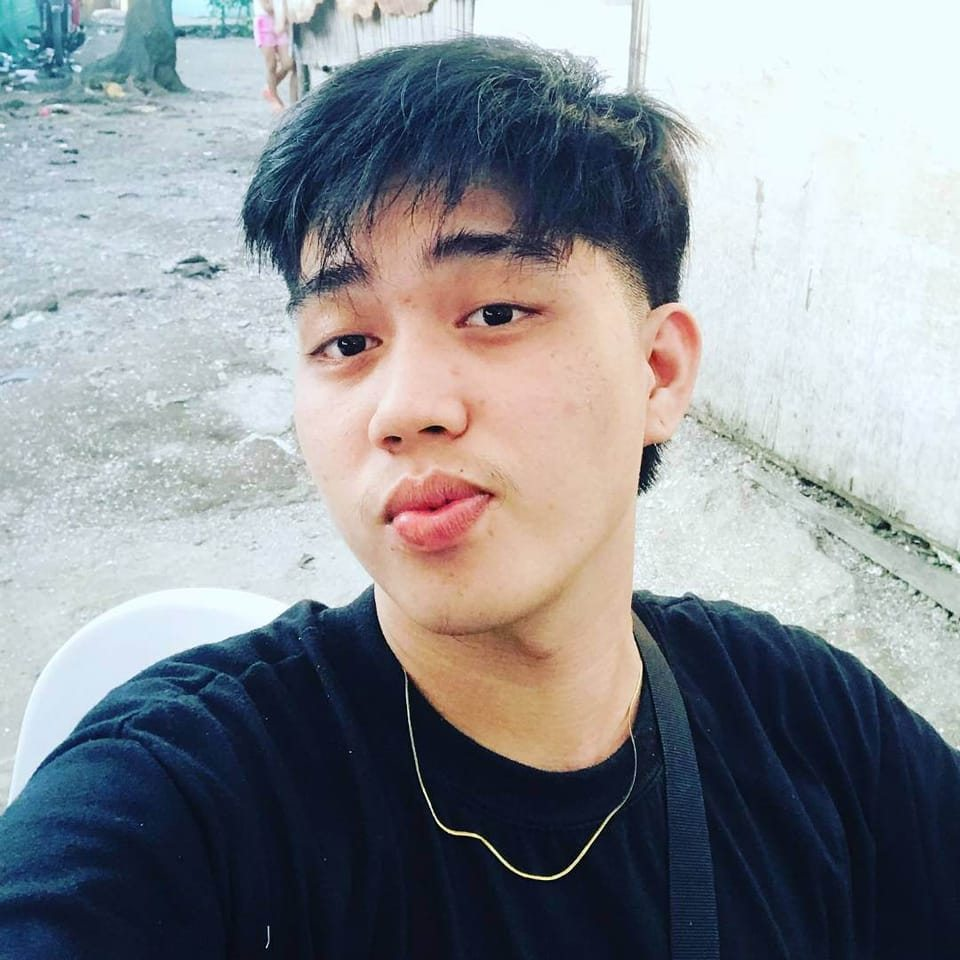
#> input picture Exersice2/jandel1.jpg, 960 x 960 px, found by its file name
$ jupyter execute 4B_MAGPANTAY_EXER3.ipynb
#> lines starting #> are read from the running program, lines starting #| are printed output that depends on the picture; after the words box and inside, x2 and y2 are one past the last pixel; in counts of white or black regions, pixels touching at a corner belong together
<a href="https://colab.research.google.com/github/HEVNAGI/CSST106-CS4B/blob/main/4B_MAGPANTAY_EXER3.ipynb" target="_parent"></a>

# ***Advanced Feature Extraction and Image Processing***

# **Exercise 1: Harris Corner Detection**

[cell 1]
import cv2
import numpy as np
from google.colab.patches import cv2_imshow

# 1. Load the image
image = cv2.imread('/content/jandel1.jpg')
#> image is the input picture: shape (960, 960, 3); mean B, G, R 148.3, 143.1, 139.1

# 2. Convert the image to grayscale
gray_image = cv2.cvtColor(image, cv2.COLOR_BGR2GRAY)

# 3. Convert to float32 (required by cornerHarris)
gray_image_float = np.float32(gray_image)

# 4. Apply Harris Corner Detection
dst = cv2.cornerHarris(gray_image_float, blockSize=2, ksize=3, k=0.04)

# 5. Dilate result for marking the corners
dst = cv2.dilate(dst, None)

# 6. Convert grayscale to a 3-channel image (to mark corners in red)
gray_image_color = cv2.cvtColor(gray_image, cv2.COLOR_GRAY2BGR)

# 7. Threshold the corners and mark them in red
gray_image_color[dst > 0.01 * dst.max()] = [0, 0, 255]
#> gray_image_color: shape (960, 960, 3); mean B, G, R 140.7, 140.7, 144.5

# 8. Resize the image (scale down to half its original size)
resized_image = cv2.resize(gray_image_color, (0, 0), fx=0.3, fy=0.3)

# 9. Display the result
cv2_imshow(resized_image)

# ***Exercise 2: HOG (Histogram of Oriented Gradients) Feature Extraction***

[cell 2]
import cv2
from skimage.feature import hog
from skimage import exposure
import matplotlib.pyplot as plt

# 1. Load the image
image = cv2.imread('/content/jandel1.jpg')

# 2. Convert the image to grayscale
gray_image = cv2.cvtColor(image, cv2.COLOR_BGR2GRAY)

# 3. Apply HOG descriptor to extract features
hog_features, hog_image = hog(gray_image, orientations=9, pixels_per_cell=(8, 8),
                              cells_per_block=(2, 2), block_norm='L2-Hys', visualize=True)

# 4. Rescale HOG image for better visualization
hog_image_rescaled = exposure.rescale_intensity(hog_image, in_range=(0, 10))
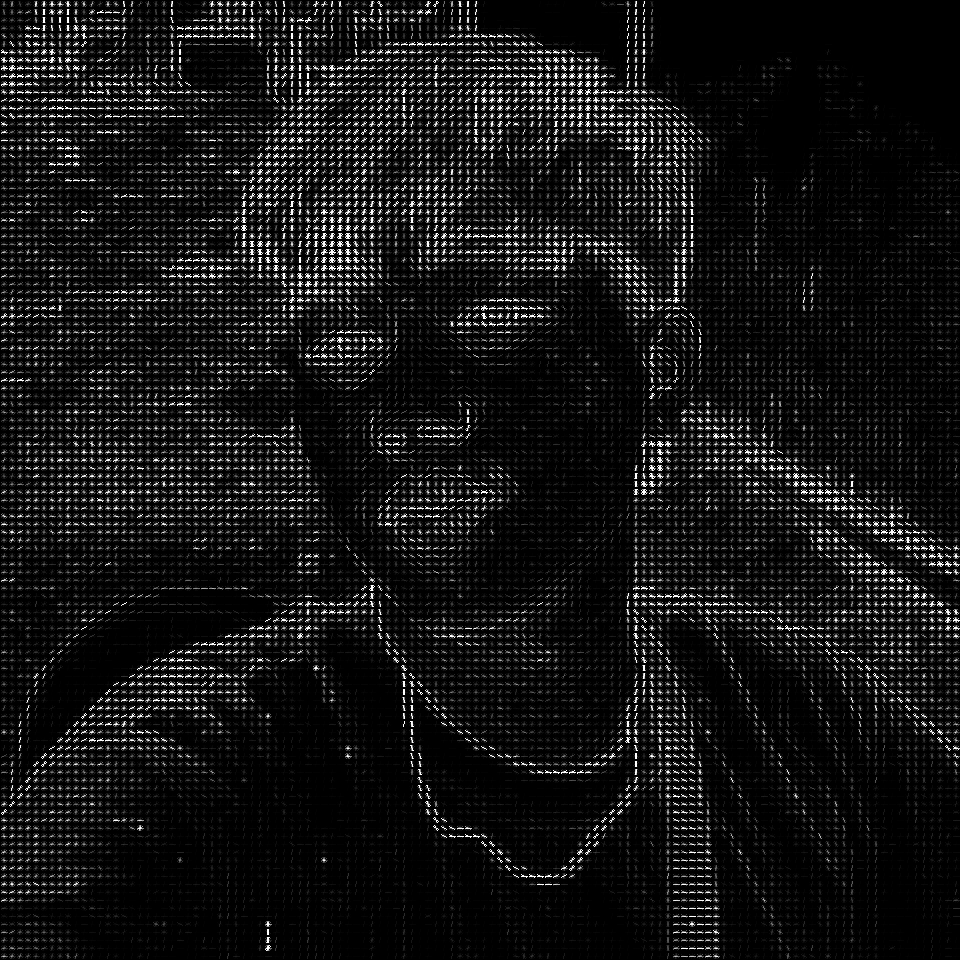
#> hog_image_rescaled: shape (960, 960) float64; min 0, max 1, mean 0.0794

# 5. Plot the original and HOG images
plt.figure(figsize=(12, 6))

# Display the original grayscale image
plt.subplot(1, 2, 1)
plt.axis('off')
plt.title('Original Image')
plt.imshow(gray_image, cmap='gray')

# Display the HOG image with gradient orientations
plt.subplot(1, 2, 2)
plt.axis('off')
plt.title('HOG Features')
plt.imshow(hog_image_rescaled, cmap='gray')

plt.show()

# ***Exercise 3: FAST (Features from Accelerated Segment Test) Keypoint Detection***

[cell 3]
import cv2
from google.colab.patches import cv2_imshow

# 1. Load the image
image = cv2.imread('/content/jandel1.jpg')

# 2. Convert the image to grayscale
gray_image = cv2.cvtColor(image, cv2.COLOR_BGR2GRAY)

# 3. Create FAST detector
fast = cv2.FastFeatureDetector_create()

# 4. Detect keypoints using FAST
keypoints = fast.detect(gray_image, None)
#> keypoints = 13315 keypoints; strongest (x, y, size): (266, 946, 7), (268, 927, 7), (299, 638, 7), (343, 343, 7)

# 5. Draw the detected keypoints on the original image
image_with_keypoints = cv2.drawKeypoints(image, keypoints, None, color=(0, 255, 0))

# 6. Resize the image (optional, for display purposes)
resized_image = cv2.resize(image_with_keypoints, (0, 0), fx=0.5, fy=0.5)
#> resized_image: shape (480, 480, 3)

# 7. Display the result
cv2_imshow(resized_image)

# ***Exercise 4: Feature Matching using ORB and FLANN***

[cell 4]
import cv2
from google.colab.patches import cv2_imshow

# 1. Load the two images
image1 = cv2.imread('/content/jandel1.jpg')
image2 = cv2.imread('/content/jandel2.jpg')
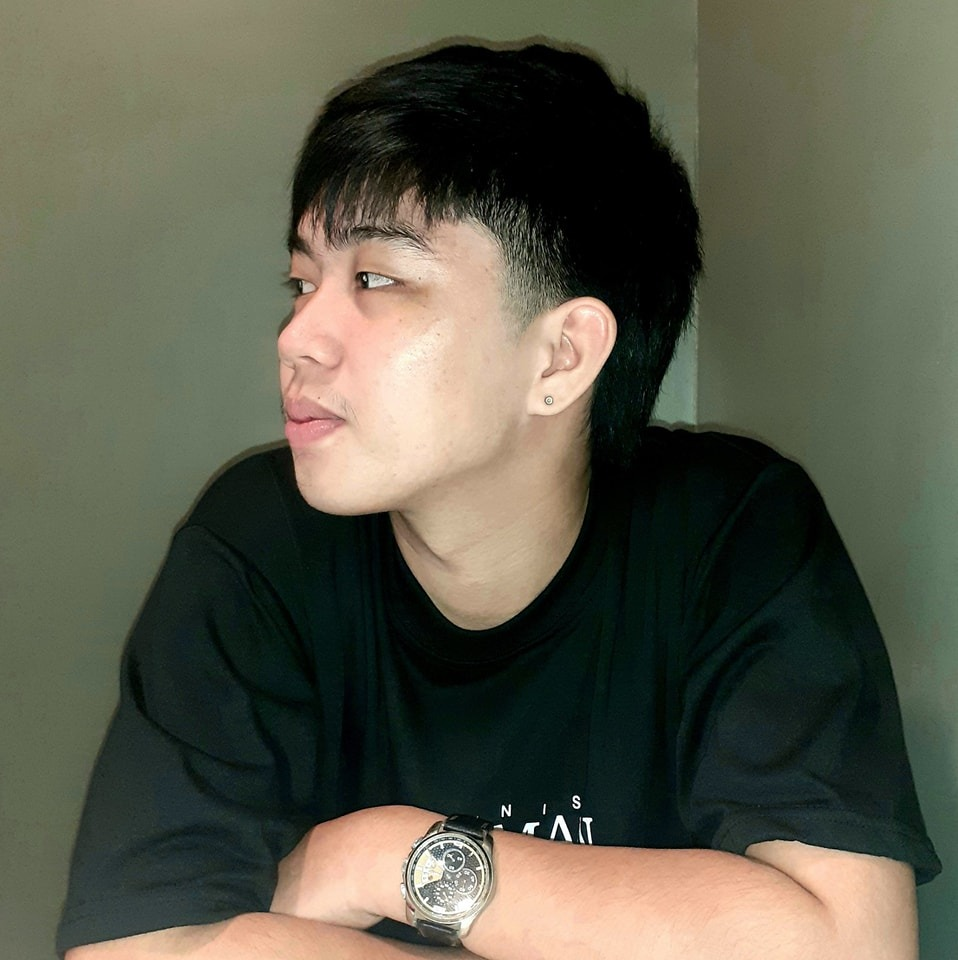
#> input picture Exersice2/jandel2.jpg, 958 x 960 px, found by its file name
#> image2 is the input picture: shape (960, 958, 3); mean B, G, R 74.8, 90.3, 90.7

# 2. Convert the images to grayscale
gray1 = cv2.cvtColor(image1, cv2.COLOR_BGR2GRAY)
gray2 = cv2.cvtColor(image2, cv2.COLOR_BGR2GRAY)

# 3. Initialize the ORB detector
orb = cv2.ORB_create()

# 4. Detect keypoints and compute descriptors
keypoints1, descriptors1 = orb.detectAndCompute(gray1, None)
#> keypoints1 = 500 keypoints; strongest (x, y, size): (324, 68, 37.2), (918, 592, 31), (916, 593, 31), (324, 69, 44.6)
keypoints2, descriptors2 = orb.detectAndCompute(gray2, None)
#> keypoints2 = 500 keypoints; strongest (x, y, size): (576, 799, 31), (575, 796, 31), (573, 798, 31), (579, 806, 31)

# 5. Create FLANN matcher parameters
FLANN_INDEX_LSH = 6
index_params = dict(algorithm=FLANN_INDEX_LSH, table_number=6, key_size=12, multi_probe_level=1)
search_params = dict(checks=50)  # or pass empty dictionary

# 6. Create the FLANN matcher and match the descriptors
flann = cv2.FlannBasedMatcher(index_params, search_params)
matches = flann.knnMatch(descriptors1, descriptors2, k=2)
#> matches = 500 matches

# 7. Store all the good matches using the Lowe's ratio test
good_matches = []
for m, n in matches:
    if m.distance < 0.7 * n.distance:
        good_matches.append(m)
#> after the loop, good_matches = 5 matches

# 8. Draw the matches on the images
matched_image = cv2.drawMatches(image1, keypoints1, image2, keypoints2, good_matches, None, flags=cv2.DrawMatchesFlags_NOT_DRAW_SINGLE_POINTS)

# 9. Resize the matched image (optional)
resized_matched_image = cv2.resize(matched_image, (0, 0), fx=0.5, fy=0.5)

# 10. Display the result
cv2_imshow(resized_matched_image)

# ***Exercise 5: Image Segmentation using Watershed Algorithm***

[cell 5]
import cv2
import numpy as np
import matplotlib.pyplot as plt

# Step 1: Load an image
image = cv2.imread('/content/jandel1.jpg')
image = cv2.cvtColor(image, cv2.COLOR_BGR2RGB)  # Convert BGR to RGB

# Step 2: Convert the image to grayscale
gray = cv2.cvtColor(image, cv2.COLOR_RGB2GRAY)

# Step 3: Apply a threshold to convert the image to binary
_, binary = cv2.threshold(gray, 127, 255, cv2.THRESH_BINARY_INV)
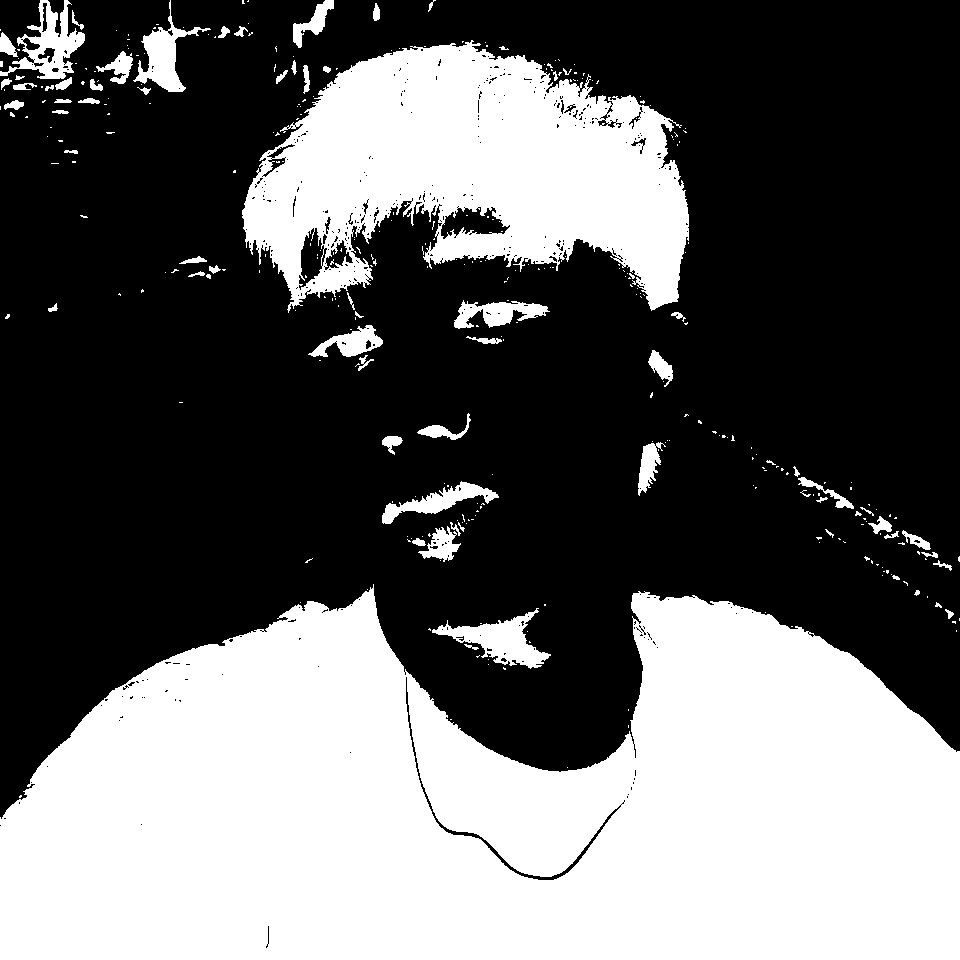
#> binary: shape (960, 960); 39.3% white; 343 white regions (273 under 20 px), largest, box (x1, y1, x2, y2) and area: (0, 584, 960, 960) 269545, (242, 40, 689, 313) 72978, (432, 608, 551, 669) 2750

# Step 4: Remove noise using morphological operations
kernel = np.ones((3, 3), np.uint8)
opening = cv2.morphologyEx(binary, cv2.MORPH_OPEN, kernel, iterations=2)
#> opening: shape (960, 960); 38.2% white; 44 white regions (1 under 20 px), largest, box (x1, y1, x2, y2) and area: (0, 590, 960, 960) 268957, (242, 43, 689, 309) 67538, (437, 616, 548, 667) 2383

# Step 5: Identify sure background and sure foreground
sure_bg = cv2.dilate(opening, kernel, iterations=3)
#> sure_bg: shape (960, 960); 41.1% white; 28 white regions, largest, box (x1, y1, x2, y2) and area: (0, 587, 960, 960) 275601, (239, 40, 692, 312) 77596, (0, 0, 88, 92) 3989
dist_transform = cv2.distanceTransform(opening, cv2.DIST_L2, 5)
_, sure_fg = cv2.threshold(dist_transform, 0.7 * dist_transform.max(), 255, 0)
#> sure_fg: shape (960, 960) float32; 1.5% white; 1 white region, box (x1, y1, x2, y2) and area: (723, 843, 960, 960) 13693

# Step 6: Identify unknown region
sure_fg = np.uint8(sure_fg)
unknown = cv2.subtract(sure_bg, sure_fg)
#> unknown: shape (960, 960); 39.6% white; 28 white regions, largest, box (x1, y1, x2, y2) and area: (0, 587, 960, 960) 261908, (239, 40, 692, 312) 77596, (0, 0, 88, 92) 3989

# Step 7: Mark the markers for the watershed algorithm
markers = cv2.connectedComponents(sure_fg)[1]
markers = markers + 1  # Increment all markers by 1
markers[unknown == 255] = 0  # Mark the unknown region with zero
#> markers: shape (960, 960) int32; 3 distinct labels, from 0 to 2

# Step 8: Apply the Watershed algorithm
segmented_image = image.copy()
cv2.watershed(segmented_image, markers)

# Step 9: Mark the boundaries
segmented_image[markers == -1] = [255, 0, 0]  # Mark boundaries in red
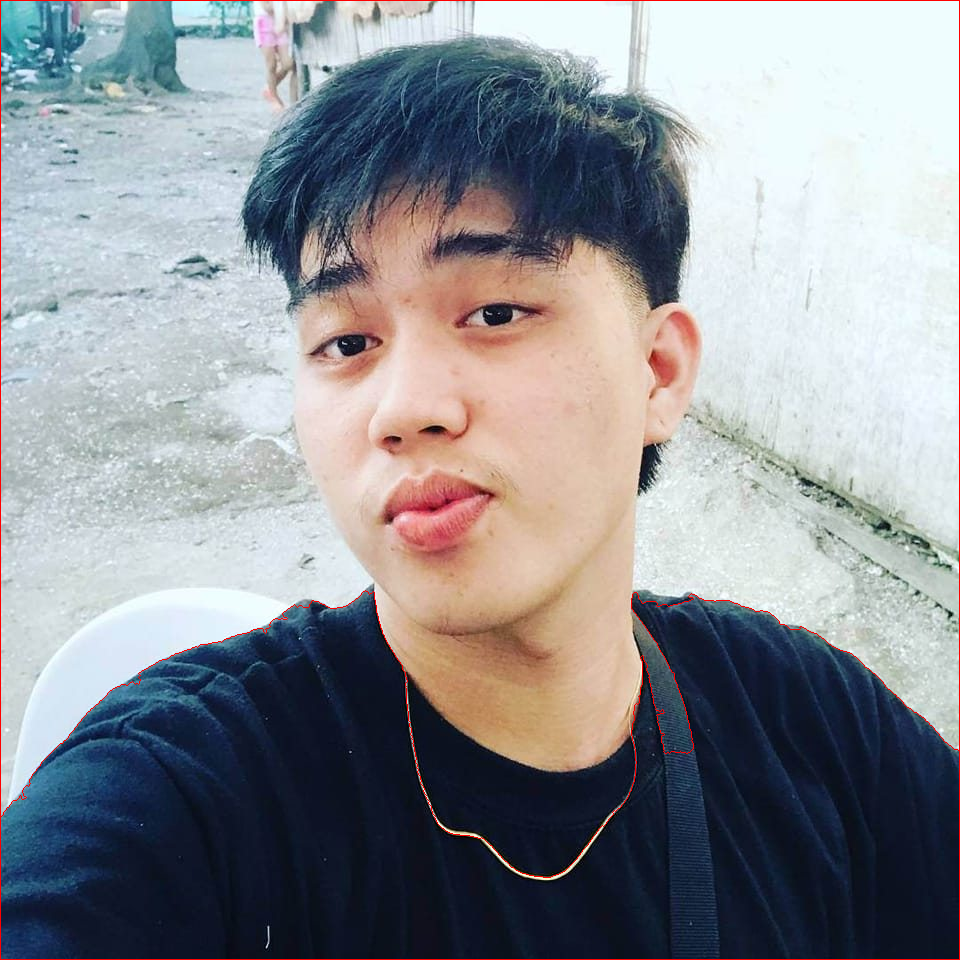
#> segmented_image: shape (960, 960, 3); mean R, G, B 139.9, 142.2, 147.3

# Step 10: Visualize and display the segmented regions
plt.figure(figsize=(10, 5))
plt.subplot(1, 2, 1)
plt.title('Original Image')
plt.imshow(image)
plt.axis('off')

plt.subplot(1, 2, 2)
plt.title('Segmented Image')
plt.imshow(segmented_image)
plt.axis('off')

plt.show()
